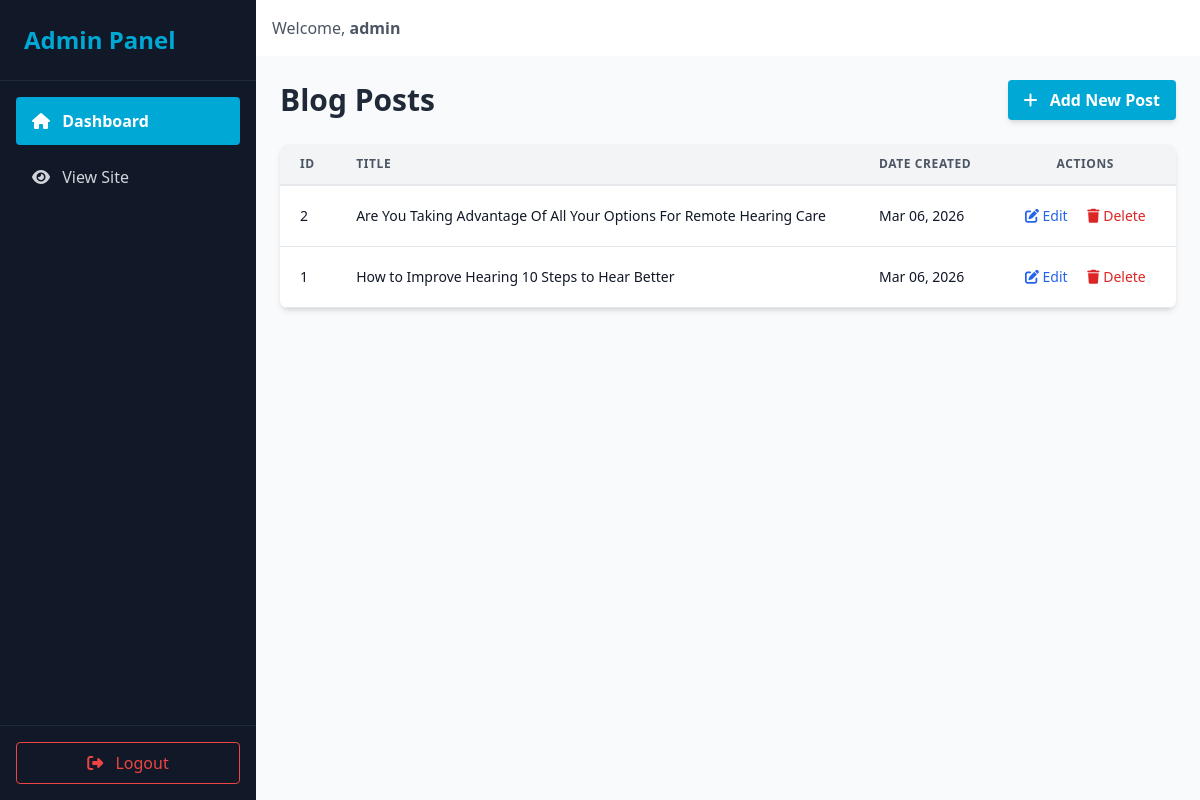
Page /admin/dashboard.php (signed in) on the committed database.
### tables this page shows
CREATE TABLE `blog_posts` (
  `id` int(6) UNSIGNED NOT NULL,
  `title` varchar(255) NOT NULL,
  `excerpt` text NOT NULL,
  `content` longtext NOT NULL,
  `image_url` varchar(255) NOT NULL,
  `created_at` timestamp NOT NULL DEFAULT current_timestamp(),
  `updated_at` timestamp NOT NULL DEFAULT current_timestamp() ON UPDATE current_timestamp()
);

### admin/dashboard.php (the view, shortened to what this page needs)
<?php
require_once '../includes/db_connect.php';
$posts = [];
$result = $conn->query("SELECT * FROM blog_posts ORDER BY created_at DESC");
if ($result && $result->num_rows > 0) {
    while($row = $result->fetch_assoc()) {
        $posts[] = $row;
    }
}
?>
<!DOCTYPE html>
<html lang="en">
<head>
    <script src="https://cdn.tailwindcss.com"></script>
    <link rel="stylesheet" href="https://cdnjs.cloudflare.com/ajax/libs/font-awesome/6.4.0/css/all.min.css">
</head>
<body class="bg-gray-50 font-sans">
    <div class="flex h-screen overflow-hidden">
        <div class="w-64 bg-[#111827] text-white flex flex-col hidden md:flex">
            <div class="p-6 border-b border-gray-800">
                <h2 class="text-2xl font-bold text-[#00a8d6]">Admin Panel</h2>
            </div>
            <nav class="flex-grow p-4">
                <a href="dashboard.php" class="block py-3 px-4 rounded transition duration-200 bg-[#00a8d6] text-white font-semibold">
                    <i class="fas fa-home mr-2"></i> Dashboard
                </a>
                <a href="../blogs.php" target="_blank" class="block py-3 px-4 mt-2 rounded transition duration-200 hover:bg-gray-800 text-gray-300">
                    <i class="fas fa-eye mr-2"></i> View Site
                </a>
            </nav>
            <div class="p-4 border-t border-gray-800">
                <a href="logout.php" class="block w-full text-center py-2 px-4 border border-red-500 text-red-500 rounded hover:bg-red-500 hover:text-white transition duration-200">
                    <i class="fas fa-sign-out-alt mr-2"></i> Logout
                </a>
            </div>
        </div>
        <div class="flex-1 flex flex-col overflow-hidden">
            <header class="bg-white shadow flex justify-between items-center p-4">
                <div class="flex items-center space-x-4">
                    <span class="text-gray-600">Welcome, <strong><?php echo htmlspecialchars($_SESSION['admin_username']); ?></strong></span>
                </div>
            </header>
            <main class="flex-1 overflow-x-hidden overflow-y-auto bg-gray-50 p-6">
                <div class="flex justify-between items-center mb-6">
                    <h1 class="text-3xl font-bold text-gray-800">Blog Posts</h1>
                    <a href="add_blog.php" class="bg-[#00a8d6] hover:bg-[#008db3] text-white font-bold py-2 px-4 rounded shadow-md transition duration-300">
                        <i class="fas fa-plus mr-2"></i> Add New Post
                    </a>
                </div>
                <div class="bg-white rounded-lg shadow-md overflow-hidden">
                    <table class="min-w-full leading-normal">
                        <thead>
                            <tr>
                                <th class="px-5 py-3 border-b-2 border-gray-200 bg-gray-100 text-left text-xs font-semibold text-gray-600 uppercase tracking-wider">
                                    ID
                                </th>
                                <th class="px-5 py-3 border-b-2 border-gray-200 bg-gray-100 text-left text-xs font-semibold text-gray-600 uppercase tracking-wider">
                                    Title
                                </th>
                                <th class="px-5 py-3 border-b-2 border-gray-200 bg-gray-100 text-left text-xs font-semibold text-gray-600 uppercase tracking-wider">
                                    Date Created
                                </th>
                                <th class="px-5 py-3 border-b-2 border-gray-200 bg-gray-100 text-center text-xs font-semibold text-gray-600 uppercase tracking-wider">
                                    Actions
                                </th>
                            </tr>
                        </thead>
                        <tbody>
                            <?php if(count($posts) > 0): ?>
                                <?php foreach($posts as $post): ?>
                                    <tr>
                                        <td class="px-5 py-5 border-b border-gray-200 bg-white text-sm">
                                            <p class="text-gray-900 whitespace-no-wrap"><?php echo $post['id']; ?></p>
                                        </td>
                                        <td class="px-5 py-5 border-b border-gray-200 bg-white text-sm">
                                            <p class="text-gray-900 whitespace-no-wrap font-medium"><?php echo htmlspecialchars($post['title']); ?></p>
                                        </td>
                                        <td class="px-5 py-5 border-b border-gray-200 bg-white text-sm">
                                            <p class="text-gray-900 whitespace-no-wrap"><?php echo date('M d, Y', strtotime($post['created_at'])); ?></p>
                                        </td>
                                        <td class="px-5 py-5 border-b border-gray-200 bg-white text-sm text-center">
                                            <a href="edit_blog.php?id=<?php echo $post['id']; ?>" class="text-blue-600 hover:text-blue-900 mx-2">
                                                <i class="fas fa-edit"></i> Edit
                                            </a>
                                            <a href="delete_blog.php?id=<?php echo $post['id']; ?>" onclick="return confirm('Are you sure you want to delete this post?');" class="text-red-600 hover:text-red-900 mx-2">
                                                <i class="fas fa-trash"></i> Delete
                                            </a>
                                        </td>
                                    </tr>
                                <?php endforeach; ?>
                            <?php endif; ?>
                        </tbody>
                    </table>
                </div>
            </main>
        </div>
    </div>
</body>
</html>

### rows in the picture
blog_posts: id "2", title "Are You Taking Advantage Of All Your Options For Remote Hearing Care", created_at "Mar 06, 2026"
blog_posts: id "1", title "How to Improve Hearing 10 Steps to Hear Better", created_at "Mar 06, 2026"

### other values in the picture
$_SESSION['admin_username'] "admin"
